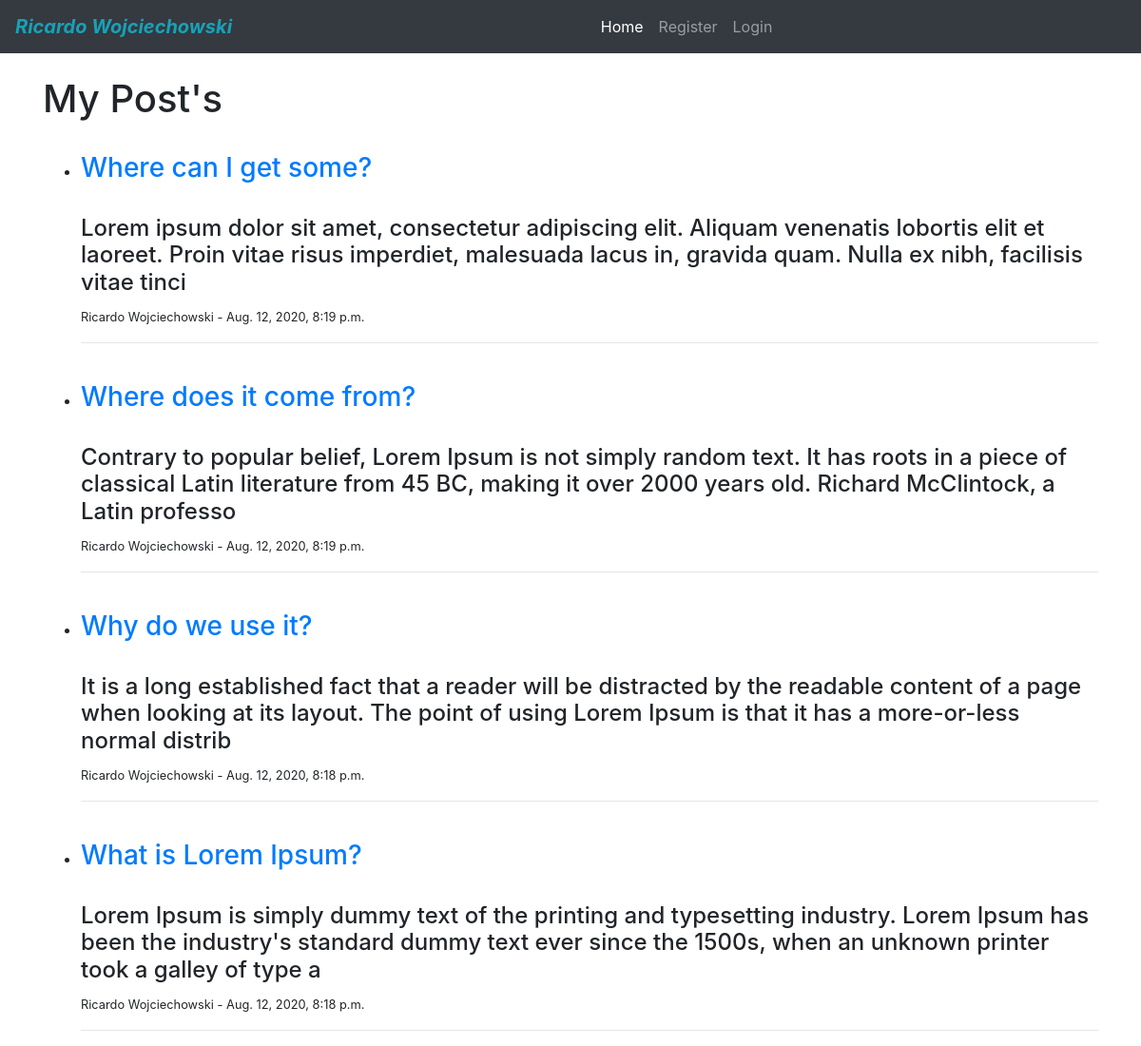
Before: / with the older database file.
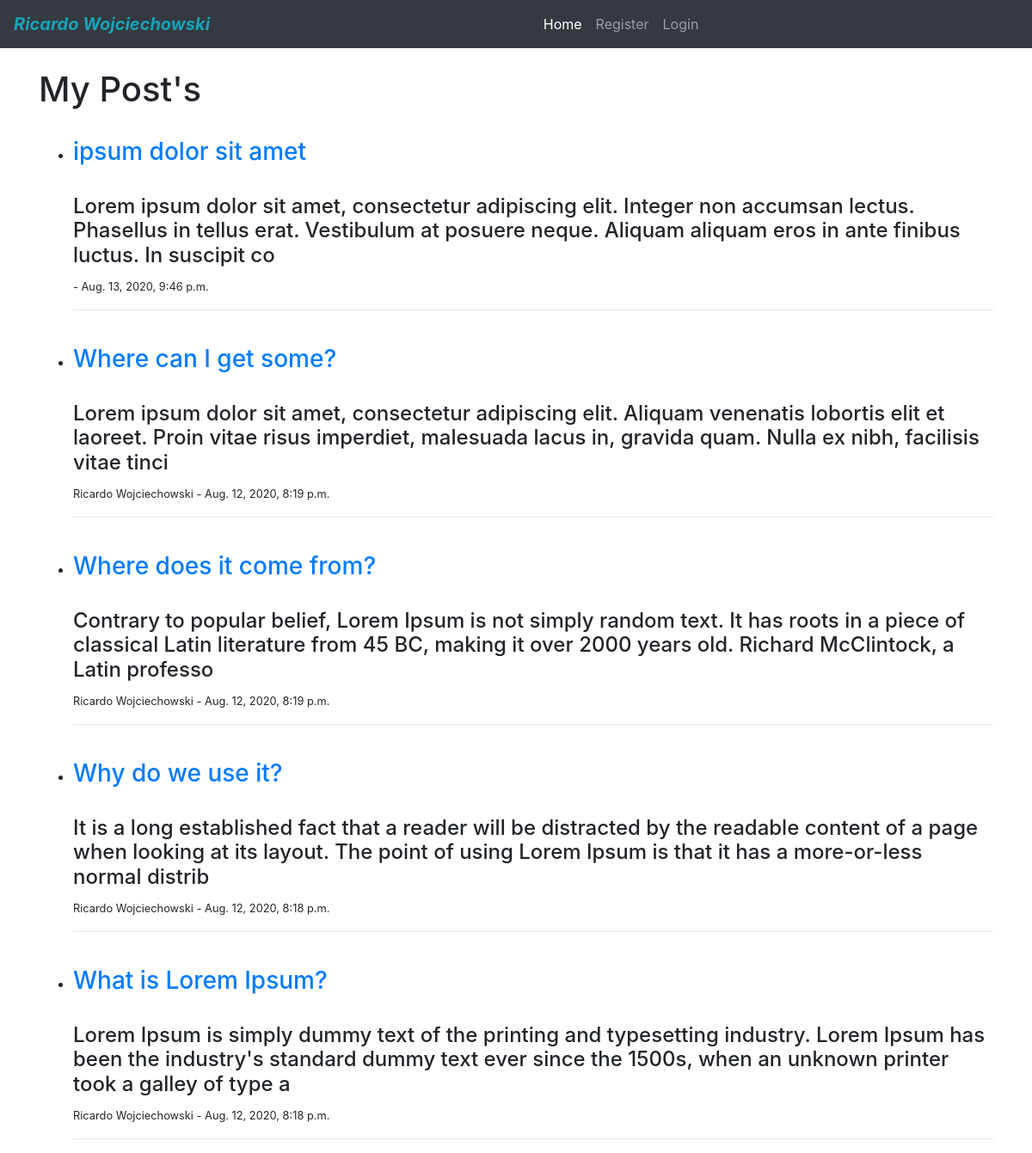
After: the same page with the newer database file.
### blog/models.py (models this page shows, shortened)
class Post(models.Model):
    title = models.CharField(max_length=255)
    title_tag = models.CharField(max_length=255, default="Post")
    author = models.ForeignKey(User, on_delete=models.CASCADE)
    body = models.TextField()
    post_date = models.DateTimeField(auto_now_add=True)
    category = models.CharField(max_length=255, default='coding')

### blog/views.py (the view)
# urls.py: path('', HomeView.as_view(), name="home"),
class HomeView(ListView):
    model = Post
    template_name = 'home.html'
    ordering = ['-post_date']

### blog/templates/home.html
{% extends 'base.html' %}
{% block content %}
<h1>My Post's</h1>
<ul>
    {% for post in object_list %}
    <br>
    <li>
        <h3><a href="{% url 'article-detail' post.pk %}">{{ post.title }}</a></h3>
        <br>
        <h4>{{ post.body | slice:":200" }}</h4>
        <p><small>{{ post.author.first_name }} {{ post.author.last_name }} - {{ post.post_date }}</small></p>
    </li>
    <hr>
    {% endfor %}
</ul>
{% endblock %}

Changed rows visible on the page:
added Post: title "ipsum dolor sit amet", body "Lorem ipsum dolor sit amet, consectetur adipiscing elit. Integer non accumsan lectus. Phasellus in tellus erat. Vestibulum at posuere neque. Aliquam aliquam eros in ante finibus luctus. In suscipit co", post_date "Aug. 13, 2020, 9:46 p.m."
